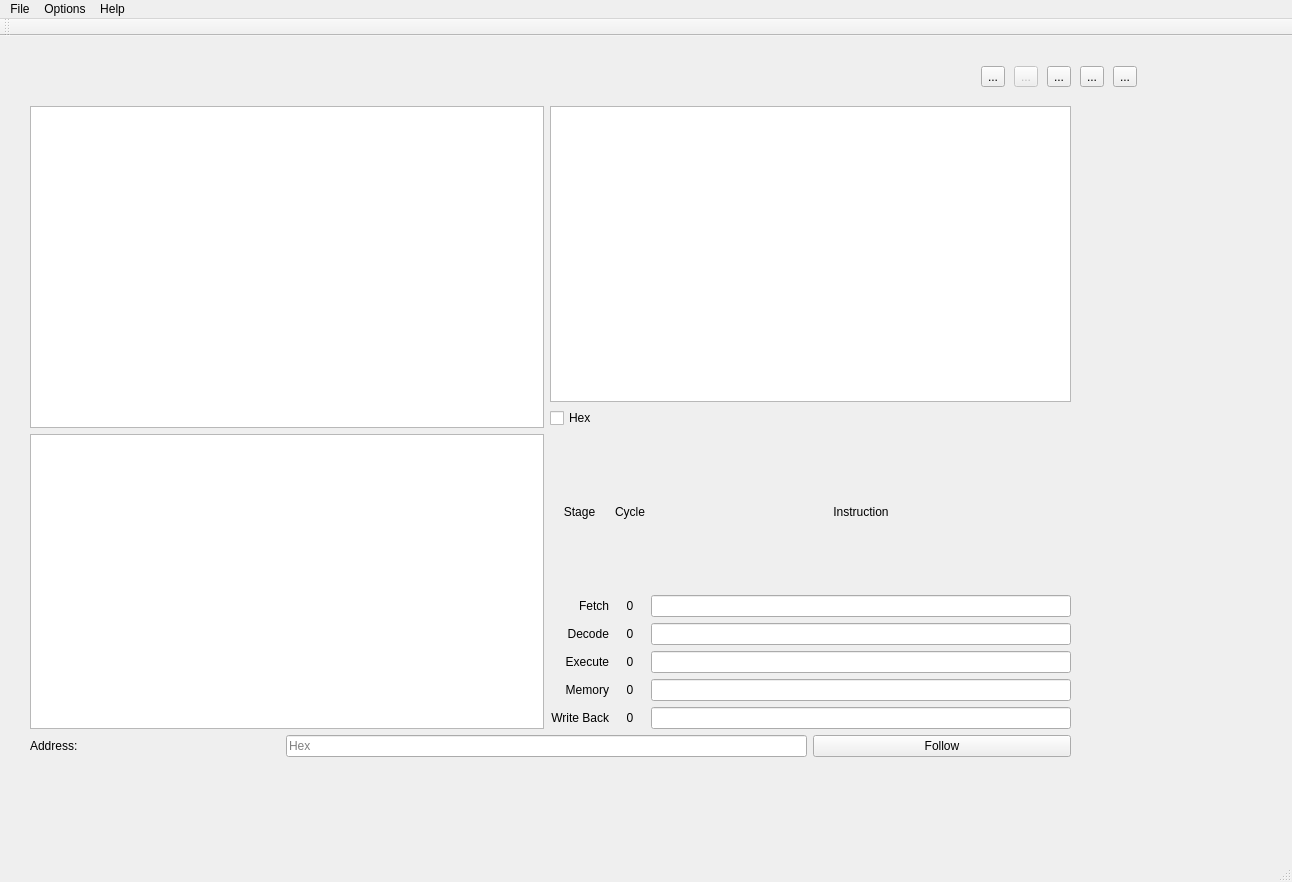
<?xml version="1.0" encoding="UTF-8"?>
<ui version="4.0">
 <class>MainWindow</class>
 <widget class="QMainWindow" name="MainWindow">
  <property name="geometry">
   <rect>
    <x>0</x>
    <y>0</y>
    <width>1292</width>
    <height>882</height>
   </rect>
  </property>
  <property name="windowTitle">
   <string>RiscVPipelineEmulator</string>
  </property>
  <widget class="QWidget" name="centralwidget">
   <widget class="QWidget" name="toolBarWidget" native="true">
    <property name="geometry">
     <rect>
      <x>970</x>
      <y>20</y>
      <width>181</width>
      <height>41</height>
     </rect>
    </property>
    <layout class="QGridLayout" name="gridLayout">
     <property name="leftMargin">
      <number>5</number>
     </property>
     <property name="topMargin">
      <number>5</number>
     </property>
     <property name="rightMargin">
      <number>5</number>
     </property>
     <property name="bottomMargin">
      <number>5</number>
     </property>
     <property name="horizontalSpacing">
      <number>3</number>
     </property>
     <item row="0" column="0">
      <widget class="QToolButton" name="runButton">
       <property name="toolTip">
        <string>Run</string>
       </property>
       <property name="text">
        <string>...</string>
       </property>
       <property name="icon">
        <iconset theme="media-playback-start"/>
       </property>
      </widget>
     </item>
     <item row="0" column="1">
      <widget class="QToolButton" name="pauseButton">
       <property name="enabled">
        <bool>false</bool>
       </property>
       <property name="toolTip">
        <string>Pause</string>
       </property>
       <property name="text">
        <string>...</string>
       </property>
       <property name="icon">
        <iconset theme="media-playback-pause"/>
       </property>
      </widget>
     </item>
     <item row="0" column="2">
      <widget class="QToolButton" name="reloadButton">
       <property name="toolTip">
        <string>Reload</string>
       </property>
       <property name="text">
        <string>...</string>
       </property>
       <property name="icon">
        <iconset theme="media-playlist-repeat"/>
       </property>
      </widget>
     </item>
     <item row="0" column="3">
      <widget class="QToolButton" name="stepButton">
       <property name="toolTip">
        <string>Step</string>
       </property>
       <property name="text">
        <string>...</string>
       </property>
       <property name="icon">
        <iconset theme="go-next"/>
       </property>
      </widget>
     </item>
     <item row="0" column="4">
      <widget class="QToolButton" name="breakButton">
       <property name="toolTip">
        <string>Toggle Breakpoint</string>
       </property>
       <property name="text">
        <string>...</string>
       </property>
       <property name="icon">
        <iconset theme="media-record"/>
       </property>
      </widget>
     </item>
    </layout>
   </widget>
   <widget class="QWidget" name="centralWidget" native="true">
    <property name="geometry">
     <rect>
      <x>30</x>
      <y>70</y>
      <width>1041</width>
      <height>651</height>
     </rect>
    </property>
    <layout class="QGridLayout" name="gridLayout_2">
     <item row="0" column="0" rowspan="2" colspan="2">
      <widget class="QListWidget" name="instListWidget"/>
     </item>
     <item row="0" column="2" colspan="2">
      <widget class="QListWidget" name="regListWidget"/>
     </item>
     <item row="1" column="2" colspan="2">
      <widget class="QCheckBox" name="hexDisplayCheckBox">
       <property name="text">
        <string>Hex</string>
       </property>
      </widget>
     </item>
     <item row="3" column="0">
      <widget class="QLabel" name="label">
       <property name="sizePolicy">
        <sizepolicy hsizetype="Minimum" vsizetype="Preferred">
         <horstretch>0</horstretch>
         <verstretch>0</verstretch>
        </sizepolicy>
       </property>
       <property name="minimumSize">
        <size>
         <width>250</width>
         <height>0</height>
        </size>
       </property>
       <property name="maximumSize">
        <size>
         <width>250</width>
         <height>16777215</height>
        </size>
       </property>
       <property name="text">
        <string>Address:</string>
       </property>
      </widget>
     </item>
     <item row="3" column="1" colspan="2">
      <widget class="QLineEdit" name="memTargetEdit">
       <property name="placeholderText">
        <string>Hex</string>
       </property>
      </widget>
     </item>
     <item row="3" column="3">
      <widget class="QPushButton" name="memJumpButton">
       <property name="text">
        <string>Follow</string>
       </property>
      </widget>
     </item>
     <item row="2" column="0" colspan="2">
      <widget class="QListWidget" name="memListWidget"/>
     </item>
     <item row="2" column="2" colspan="2">
      <layout class="QGridLayout" name="gridLayout_3">
       <item row="0" column="2">
        <widget class="QLabel" name="label_4">
         <property name="text">
          <string>Instruction</string>
         </property>
         <property name="alignment">
          <set>Qt::AlignCenter</set>
         </property>
        </widget>
       </item>
       <item row="2" column="2">
        <widget class="QLineEdit" name="decodeInst">
         <property name="readOnly">
          <bool>true</bool>
         </property>
        </widget>
       </item>
       <item row="3" column="1">
        <widget class="QLabel" name="execCycle">
         <property name="text">
          <string>0</string>
         </property>
         <property name="alignment">
          <set>Qt::AlignCenter</set>
         </property>
        </widget>
       </item>
       <item row="4" column="0">
        <widget class="QLabel" name="label_11">
         <property name="text">
          <string>Memory</string>
         </property>
         <property name="alignment">
          <set>Qt::AlignRight|Qt::AlignTrailing|Qt::AlignVCenter</set>
         </property>
        </widget>
       </item>
       <item row="0" column="1">
        <widget class="QLabel" name="label_3">
         <property name="text">
          <string>Cycle</string>
         </property>
         <property name="alignment">
          <set>Qt::AlignCenter</set>
         </property>
        </widget>
       </item>
       <item row="0" column="0">
        <widget class="QLabel" name="label_2">
         <property name="text">
          <string>Stage</string>
         </property>
         <property name="alignment">
          <set>Qt::AlignCenter</set>
         </property>
        </widget>
       </item>
       <item row="3" column="0">
        <widget class="QLabel" name="label_9">
         <property name="text">
          <string>Execute</string>
         </property>
         <property name="alignment">
          <set>Qt::AlignRight|Qt::AlignTrailing|Qt::AlignVCenter</set>
         </property>
        </widget>
       </item>
       <item row="4" column="1">
        <widget class="QLabel" name="memCycle">
         <property name="text">
          <string>0</string>
         </property>
         <property name="alignment">
          <set>Qt::AlignCenter</set>
         </property>
        </widget>
       </item>
       <item row="2" column="1">
        <widget class="QLabel" name="decodeCycle">
         <property name="text">
          <string>0</string>
         </property>
         <property name="alignment">
          <set>Qt::AlignCenter</set>
         </property>
        </widget>
       </item>
       <item row="1" column="0">
        <widget class="QLabel" name="label_5">
         <property name="text">
          <string>Fetch</string>
         </property>
         <property name="alignment">
          <set>Qt::AlignRight|Qt::AlignTrailing|Qt::AlignVCenter</set>
         </property>
        </widget>
       </item>
       <item row="1" column="2">
        <widget class="QLineEdit" name="fetchInst">
         <property name="readOnly">
          <bool>true</bool>
         </property>
        </widget>
       </item>
       <item row="4" column="2">
        <widget class="QLineEdit" name="memInst">
         <property name="readOnly">
          <bool>true</bool>
         </property>
        </widget>
       </item>
       <item row="3" column="2">
        <widget class="QLineEdit" name="execInst">
         <property name="readOnly">
          <bool>true</bool>
         </property>
        </widget>
       </item>
       <item row="1" column="1">
        <widget class="QLabel" name="fetchCycle">
         <property name="text">
          <string>0</string>
         </property>
         <property name="alignment">
          <set>Qt::AlignCenter</set>
         </property>
        </widget>
       </item>
       <item row="2" column="0">
        <widget class="QLabel" name="label_7">
         <property name="text">
          <string>Decode</string>
         </property>
         <property name="alignment">
          <set>Qt::AlignRight|Qt::AlignTrailing|Qt::AlignVCenter</set>
         </property>
        </widget>
       </item>
       <item row="5" column="0">
        <widget class="QLabel" name="label_13">
         <property name="text">
          <string>Write Back</string>
         </property>
         <property name="alignment">
          <set>Qt::AlignRight|Qt::AlignTrailing|Qt::AlignVCenter</set>
         </property>
        </widget>
       </item>
       <item row="5" column="1">
        <widget class="QLabel" name="wbCycle">
         <property name="text">
          <string>0</string>
         </property>
         <property name="alignment">
          <set>Qt::AlignCenter</set>
         </property>
        </widget>
       </item>
       <item row="5" column="2">
        <widget class="QLineEdit" name="wbInst">
         <property name="readOnly">
          <bool>true</bool>
         </property>
        </widget>
       </item>
      </layout>
     </item>
    </layout>
   </widget>
  </widget>
  <widget class="QMenuBar" name="menubar">
   <property name="geometry">
    <rect>
     <x>0</x>
     <y>0</y>
     <width>1292</width>
     <height>29</height>
    </rect>
   </property>
   <widget class="QMenu" name="menuFile">
    <property name="title">
     <string>File</string>
    </property>
    <addaction name="actionOpen"/>
    <addaction name="separator"/>
    <addaction name="actionSettings"/>
    <addaction name="separator"/>
    <addaction name="actionClose"/>
   </widget>
   <widget class="QMenu" name="menuHelp">
    <property name="title">
     <string>Help</string>
    </property>
    <addaction name="actionLicenses"/>
    <addaction name="separator"/>
    <addaction name="actionAbout"/>
   </widget>
   <widget class="QMenu" name="menuOptions">
    <property name="title">
     <string>Options</string>
    </property>
    <addaction name="actionStatistics"/>
    <addaction name="actionReset_statistics"/>
   </widget>
   <addaction name="menuFile"/>
   <addaction name="menuOptions"/>
   <addaction name="menuHelp"/>
  </widget>
  <widget class="QStatusBar" name="statusbar"/>
  <widget class="QToolBar" name="toolBar">
   <property name="windowTitle">
    <string>toolBar</string>
   </property>
   <property name="allowedAreas">
    <set>Qt::TopToolBarArea</set>
   </property>
   <attribute name="toolBarArea">
    <enum>TopToolBarArea</enum>
   </attribute>
   <attribute name="toolBarBreak">
    <bool>false</bool>
   </attribute>
  </widget>
  <action name="actionOpen">
   <property name="text">
    <string>Open</string>
   </property>
  </action>
  <action name="actionClose">
   <property name="text">
    <string>Close</string>
   </property>
  </action>
  <action name="actionLicenses">
   <property name="text">
    <string>Licenses</string>
   </property>
  </action>
  <action name="actionAbout">
   <property name="text">
    <string>About</string>
   </property>
  </action>
  <action name="actionSettings">
   <property name="text">
    <string>Settings</string>
   </property>
  </action>
  <action name="actionStatistics">
   <property name="text">
    <string>Statistics</string>
   </property>
  </action>
  <action name="actionReset_statistics">
   <property name="text">
    <string>Reset statistics</string>
   </property>
  </action>
 </widget>
 <resources/>
 <connections>
  <connection>
   <sender>actionClose</sender>
   <signal>triggered()</signal>
   <receiver>MainWindow</receiver>
   <slot>close()</slot>
   <hints>
    <hint type="sourcelabel">
     <x>-1</x>
     <y>-1</y>
    </hint>
    <hint type="destinationlabel">
     <x>645</x>
     <y>440</y>
    </hint>
   </hints>
  </connection>
  <connection>
   <sender>actionLicenses</sender>
   <signal>triggered()</signal>
   <receiver>MainWindow</receiver>
   <slot>licensePage()</slot>
   <hints>
    <hint type="sourcelabel">
     <x>-1</x>
     <y>-1</y>
    </hint>
    <hint type="destinationlabel">
     <x>645</x>
     <y>440</y>
    </hint>
   </hints>
  </connection>
  <connection>
   <sender>actionAbout</sender>
   <signal>triggered()</signal>
   <receiver>MainWindow</receiver>
   <slot>aboutPage()</slot>
   <hints>
    <hint type="sourcelabel">
     <x>-1</x>
     <y>-1</y>
    </hint>
    <hint type="destinationlabel">
     <x>645</x>
     <y>440</y>
    </hint>
   </hints>
  </connection>
  <connection>
   <sender>actionOpen</sender>
   <signal>triggered()</signal>
   <receiver>MainWindow</receiver>
   <slot>openFile()</slot>
   <hints>
    <hint type="sourcelabel">
     <x>-1</x>
     <y>-1</y>
    </hint>
    <hint type="destinationlabel">
     <x>645</x>
     <y>440</y>
    </hint>
   </hints>
  </connection>
  <connection>
   <sender>MainWindow</sender>
   <signal>sigCpuPause()</signal>
   <receiver>MainWindow</receiver>
   <slot>cpuPause()</slot>
   <hints>
    <hint type="sourcelabel">
     <x>645</x>
     <y>440</y>
    </hint>
    <hint type="destinationlabel">
     <x>645</x>
     <y>440</y>
    </hint>
   </hints>
  </connection>
  <connection>
   <sender>pauseButton</sender>
   <signal>clicked()</signal>
   <receiver>MainWindow</receiver>
   <slot>cpuPause()</slot>
   <hints>
    <hint type="sourcelabel">
     <x>1025</x>
     <y>94</y>
    </hint>
    <hint type="destinationlabel">
     <x>645</x>
     <y>440</y>
    </hint>
   </hints>
  </connection>
  <connection>
   <sender>runButton</sender>
   <signal>clicked()</signal>
   <receiver>MainWindow</receiver>
   <slot>cpuRun()</slot>
   <hints>
    <hint type="sourcelabel">
     <x>990</x>
     <y>94</y>
    </hint>
    <hint type="destinationlabel">
     <x>645</x>
     <y>440</y>
    </hint>
   </hints>
  </connection>
  <connection>
   <sender>stepButton</sender>
   <signal>clicked()</signal>
   <receiver>MainWindow</receiver>
   <slot>cpuStep()</slot>
   <hints>
    <hint type="sourcelabel">
     <x>1095</x>
     <y>94</y>
    </hint>
    <hint type="destinationlabel">
     <x>645</x>
     <y>440</y>
    </hint>
   </hints>
  </connection>
  <connection>
   <sender>reloadButton</sender>
   <signal>clicked()</signal>
   <receiver>MainWindow</receiver>
   <slot>cpuReload()</slot>
   <hints>
    <hint type="sourcelabel">
     <x>1060</x>
     <y>94</y>
    </hint>
    <hint type="destinationlabel">
     <x>645</x>
     <y>440</y>
    </hint>
   </hints>
  </connection>
  <connection>
   <sender>breakButton</sender>
   <signal>clicked()</signal>
   <receiver>MainWindow</receiver>
   <slot>cpuBreak()</slot>
   <hints>
    <hint type="sourcelabel">
     <x>1130</x>
     <y>94</y>
    </hint>
    <hint type="destinationlabel">
     <x>645</x>
     <y>440</y>
    </hint>
   </hints>
  </connection>
  <connection>
   <sender>actionSettings</sender>
   <signal>triggered()</signal>
   <receiver>MainWindow</receiver>
   <slot>settingsPage()</slot>
   <hints>
    <hint type="sourcelabel">
     <x>-1</x>
     <y>-1</y>
    </hint>
    <hint type="destinationlabel">
     <x>645</x>
     <y>440</y>
    </hint>
   </hints>
  </connection>
  <connection>
   <sender>hexDisplayCheckBox</sender>
   <signal>clicked()</signal>
   <receiver>MainWindow</receiver>
   <slot>updateReg()</slot>
   <hints>
    <hint type="sourcelabel">
     <x>807</x>
     <y>427</y>
    </hint>
    <hint type="destinationlabel">
     <x>645</x>
     <y>440</y>
    </hint>
   </hints>
  </connection>
  <connection>
   <sender>memJumpButton</sender>
   <signal>clicked()</signal>
   <receiver>MainWindow</receiver>
   <slot>memJump()</slot>
   <hints>
    <hint type="sourcelabel">
     <x>934</x>
     <y>744</y>
    </hint>
    <hint type="destinationlabel">
     <x>645</x>
     <y>440</y>
    </hint>
   </hints>
  </connection>
  <connection>
   <sender>actionStatistics</sender>
   <signal>triggered()</signal>
   <receiver>MainWindow</receiver>
   <slot>showStat()</slot>
   <hints>
    <hint type="sourcelabel">
     <x>-1</x>
     <y>-1</y>
    </hint>
    <hint type="destinationlabel">
     <x>645</x>
     <y>440</y>
    </hint>
   </hints>
  </connection>
  <connection>
   <sender>actionReset_statistics</sender>
   <signal>triggered()</signal>
   <receiver>MainWindow</receiver>
   <slot>resetStat()</slot>
   <hints>
    <hint type="sourcelabel">
     <x>-1</x>
     <y>-1</y>
    </hint>
    <hint type="destinationlabel">
     <x>645</x>
     <y>440</y>
    </hint>
   </hints>
  </connection>
 </connections>
 <slots>
  <signal>sigCpuPause()</signal>
  <slot>openFile()</slot>
  <slot>aboutPage()</slot>
  <slot>licensePage()</slot>
  <slot>cpuRun()</slot>
  <slot>cpuReload()</slot>
  <slot>cpuPause()</slot>
  <slot>cpuStep()</slot>
  <slot>cpuBreak()</slot>
  <slot>settingsPage()</slot>
  <slot>updateReg()</slot>
  <slot>memJump()</slot>
  <slot>showStat()</slot>
  <slot>resetStat()</slot>
 </slots>
</ui>
